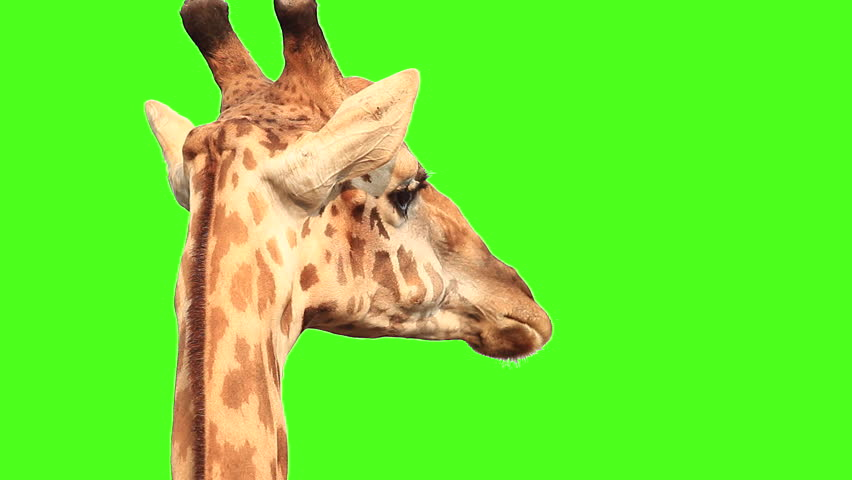
#> input picture Image Processing/Assets/giraffe.jpeg, 852 x 480 px, found by its file name
$ python change_background.py
#> lines starting #> are read from the running program, lines starting #| are printed output that depends on the picture
import cv2
import numpy as np

foreground = cv2.imread("assets/giraffe.jpeg")
#> foreground is the input picture: shape (480, 852, 3); mean B, G, R 48.3, 230.7, 107.9
background = cv2.imread("assets/safari.jpeg")
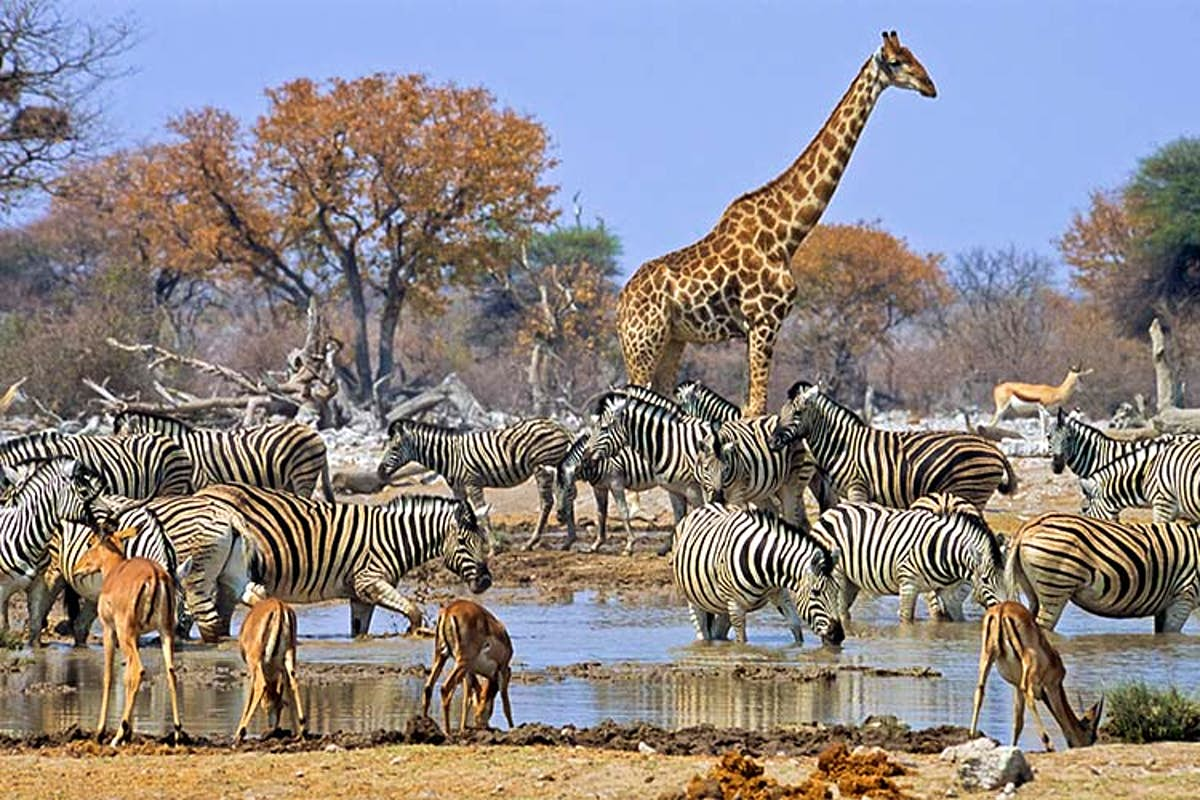
#> input picture Image Processing/Assets/safari.jpeg, 1200 x 800 px, found by its file name
#> background is the input picture: shape (800, 1200, 3); mean B, G, R 134.8, 134.6, 141.2
width = foreground.shape[1]
#> width = 852
height = foreground.shape[0]
#> height = 480

for i in range(width):
    for j in range(height):
        pixel = foreground[j, i]
        if np.any(pixel == [1, 255, 1]):
            foreground[j, i] = background[j, i]
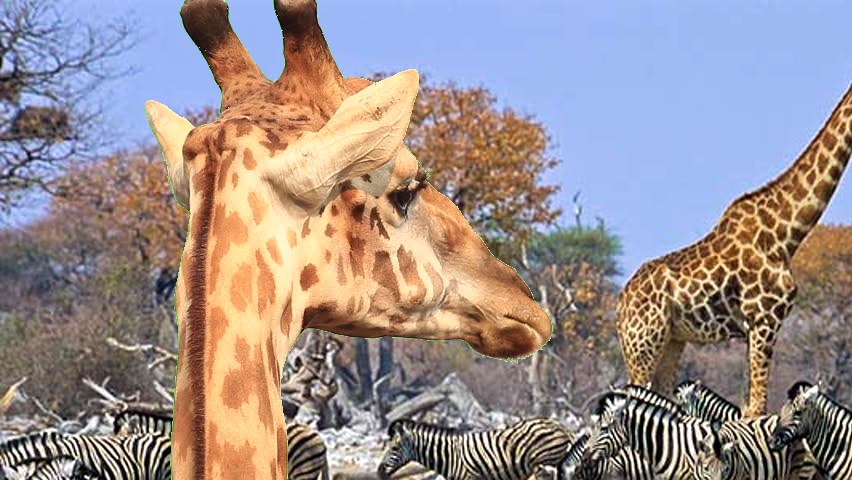
#> foreground: shape (480, 852, 3); mean B, G, R 142.9, 143, 154.9

cv2.imwrite("assets/output.jpeg", foreground)
